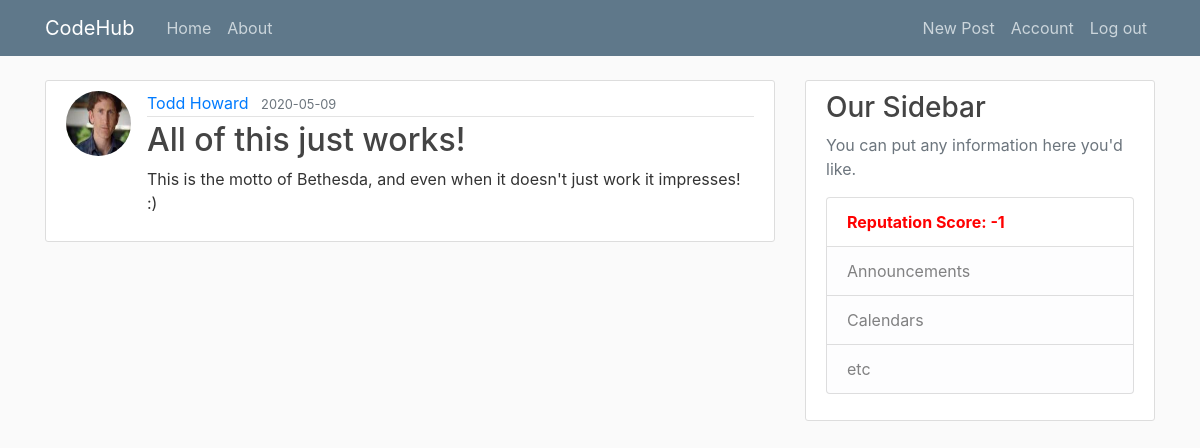
/post/1 (signed in), run on an earlier commit of the app's database.
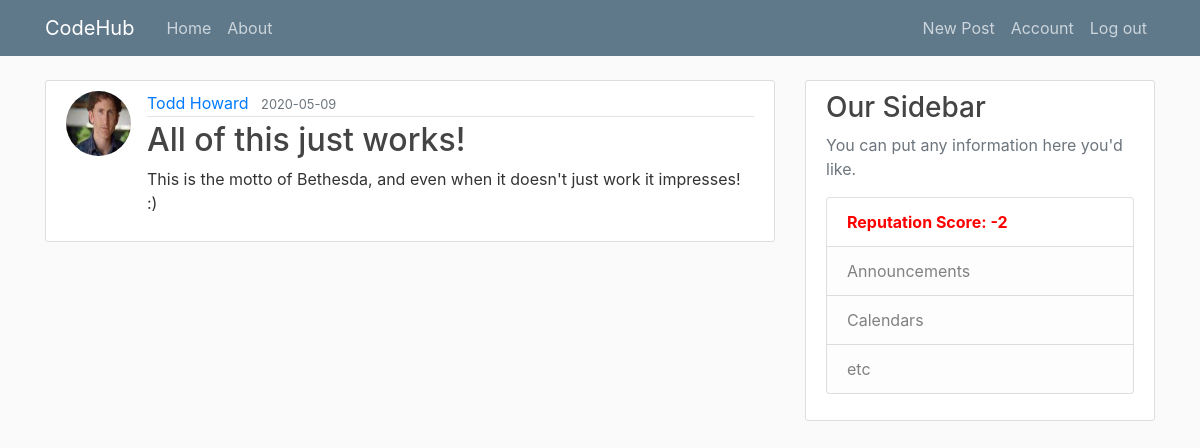
And on a later commit of the database.
### app/models.py (models this page shows, shortened)
class User(db.Model, UserMixin):
    id = db.Column(db.Integer, primary_key=True)                                    # Primary Key
    username = db.Column(db.String(20), unique=True, nullable=False)                # Each User will have a username, with a max(20) characters, it must be unique, and Null is not allowed!
    email = db.Column(db.String(120), unique=True, nullable=False)                  # Each User will have an email, with a max(120) characters, it must be unique, and Null is not allowed!
    image_file = db.Column(db.String(20), nullable=False, default='default.jpg')    # Each User will have a defualt profile Image, so uniqueness does not apply, since Null is not allowed!
    password = db.Column(db.String(60), nullable=False)                             # Each User will have passwords, with a max(60) characters, uniqueness does not apply, and Null is not allowed!
    posts = db.relationship('Post', backref='author', lazy=True)                    # This is linked to Posts, Lazy Evaluation is set to: True
    reputation = db.Column(db.Integer, nullable=False, default=10)                  # This has a default value of 10
    profanity = db.Column(db.Boolean, unique=False, default=False)                  # This had a default value of 0
    chance = db.Column(db.Boolean, nullable=False, default=True)                    # This has a default value of True
    blacklisted = db.Column(db.Boolean, unique=False, default=False)                # This has a default value of False
    compliments=db.Column(db.Integer, unique=False, default=0)                      # This has a default value of 0

### app/posts/routes.py (the view)
@posts.route('/post/<int:post_id>')
def post(post_id):
    post = Post.query.get_or_404(post_id)
    return render_template('post.html', title=post.title, post=post)

### app/models.py (called while the page is built)
@login_manager.user_loader
def laod_user(user_id):
    return User.query.get(int(user_id))                                             # getter function that helps get the user_id

### app/templates/post.html (shortened to what this page needs)
{% extends "template.html" %}
{% block content %}
    <article class="media content-section">
        <img class="rounded-circle article-img" src="{{ url_for('static', filename='profile_images/' + post.author.image_file ) }}">
        <div class="media-body">
            <div class="article-metadata">
                <a class="mr-2" href="{{ url_for('users.user_posts', username=post.author.username) }}">{{ post.author.username }}</a>
                <small class="text-muted">{{ post.date_posted.strftime('%Y-%m-%d') }}</small>
            </div>
            <h2 class="article-title"> {{ post.title }} </h2>
            <p class="article-content">{{ post.content }}</p>
        </div>
    </article>
{% endblock content %}

### app/templates/template.html (shortened to what this page needs)
<!DOCTYPE html>
<html lang="en">
<head>
    <link rel="stylesheet" href="https://stackpath.bootstrapcdn.com/bootstrap/4.4.1/css/bootstrap.min.css">
    <link rel="stylesheet" href="{{ url_for('static', filename='main.css') }}">
</head>
<body>
    <header class="site-header">
        <nav class="navbar navbar-expand-md navbar-dark bg-steel fixed-top">
            <div class="container">
                <a class="navbar-brand mr-4" href="/">CodeHub</a>
                <div class="collapse navbar-collapse" id="navbarToggle">
                    <div class="navbar-nav mr-auto">
                        <a class="nav-item nav-link" href="{{ url_for('main.home') }}">Home</a>
                        <a class="nav-item nav-link" href="{{ url_for('main.about') }}">About</a>
                    </div>
                    <div class="navbar-nav">
                        {% if current_user.is_authenticated %}
                            <a class="nav-item nav-link" href="{{ url_for('posts.new_post') }}">New Post</a>
                            <a class="nav-item nav-link" href="{{ url_for('users.account') }}">Account</a>
                            <a class="nav-item nav-link" href="{{ url_for('users.logout') }}">Log out</a>
                        {% else %}
                            <a class="nav-item nav-link" href="{{ url_for('users.login') }}">Login</a>
                            <a class="nav-item nav-link" href="{{ url_for('users.register') }}">Register</a>
                        {% endif %}
                    </div>
                </div>
            </div>
        </nav>
    </header>
    <main role="main" class="container">
        <div class="row">
            <div class="col-md-8">
                {% block content %}{% endblock %}
            </div>
            <div class="col-md-4">
                <div class="content-section">
                    <h3>Our Sidebar</h3>
                    <p class='text-muted'>You can put any information here you'd like.
                        <ul class="list-group">
                            {% if current_user.is_authenticated %}
                                {% if current_user.reputation >= 3 %}
                                    <li class="list-group-item list-group-item">Reputation Score: {{ current_user.reputation }}</li>
                                {% elif current_user.reputation == 2 %}
                                    <li class="list-group-item list-group-item" style="color: orange;">Reputation Score: {{ current_user.reputation }}</li>
                                {% elif current_user.reputation == 1 %}
                                    <li class="list-group-item list-group-item" style="color: orangered;">Reputation Score: {{ current_user.reputation }}</li>
                                {% elif current_user.reputation == 0 %}
                                    <li class="list-group-item list-group-item" style="color: red;">Reputation Score: {{ current_user.reputation }}</li>
                                {% else %}
                                    <li class="list-group-item list-group-item" style="color: red;"><b>Reputation Score: {{ current_user.reputation }}</b></li>
                                {% endif %}
                            {% else %}
                                <li class="list-group-item list-group-item-light">Latest Posts</li>
                            {% endif %}
                            <li class="list-group-item list-group-item-light">Announcements</li>
                            <li class="list-group-item list-group-item-light">Calendars</li>
                            <li class="list-group-item list-group-item-light">etc</li>
                        </ul>
                    </p>
                </div>
            </div>
        </div>
    </main>
</body>
</html>

What changed in the data, as far as the page shows it:
changed User (number 2 of 2 on the later page): reputation "-1" → "-2"
